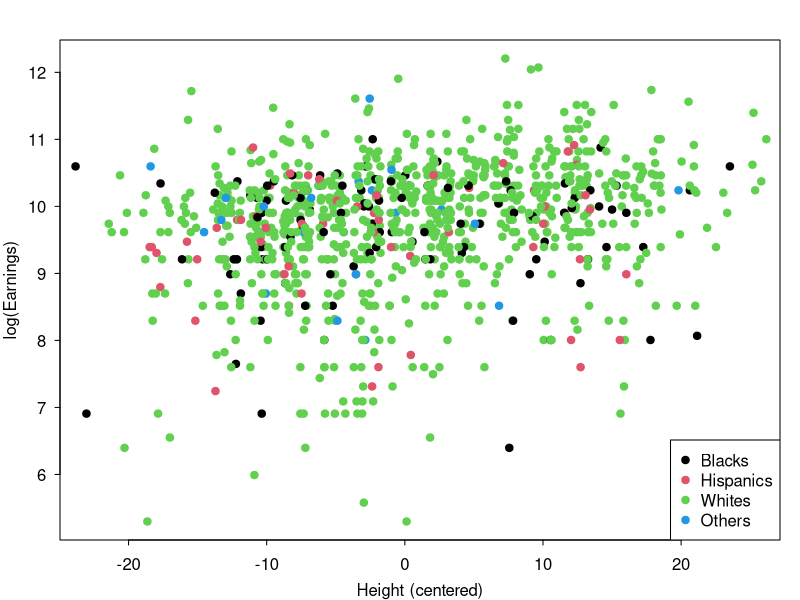
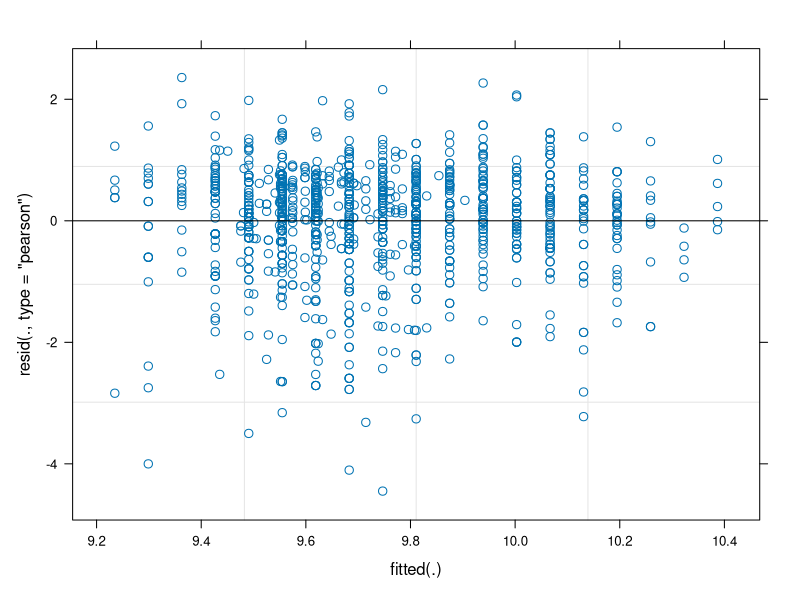

Recreate these plots in R, in order.
## ---- chunk 1
knitr::opts_chunk$set(dev = 'pdf')
#options(width = 40)
par(mar=c(3,3,2,1), mgp=c(2,.7,0), tck=-.01,las=1)
# setwd("~/GitHub/ecots/slides/day_1")
# pkgs = c('R2jags','rjags', 'lubridate', 'tidyverse','forecast', 'rstan')
# lapply(pkgs, library, character.only = TRUE)
library(lme4)
## ---- chunk 2
dat = read.csv('data/earnings.csv')
eth_names = c('Blacks','Hispanics','Whites','Others')
with(dat, plot(x_centered, y, xlab = 'Height (centered)',
     ylab = 'log(Earnings)', type = 'n'))
with(dat, points(jitter(x_centered, 2), y, col = eth, 
                 pch = 19))
legend('bottomright', eth_names, col = 1:4, pch = 19)
## ---- chunk 3
mm_1 = lmer(y ~ x_centered + (1 | eth), data = dat)
summary(mm_1)
## ---- chunk 4
mm_2 = lmer(y ~ x_centered + (x_centered | eth), data = dat, 
            control = lmerControl(optimizer = "Nelder_Mead"))
summary(mm_2)
## ---- chunk 5
plot(mm_2)
## ---- chunk 6
coef(mm_2)
## ---- chunk 7
mm_3 = lmer(y ~ 1 + (x_centered - 1 | eth), data = dat, 
            control = lmerControl(optimizer = "Nelder_Mead"))
summary(mm_3)
## ---- chunk 8
anova(mm_1, mm_2, mm_3)
## ---- chunk 9
mm_4 = lmer(y ~ x_centered + (1 | eth) + (1 | age), data = dat, 
            control = lmerControl(optimizer = "Nelder_Mead"))
summary(mm_4)
## ---- chunk 10
anova(mm_1, mm_3, mm_4)
